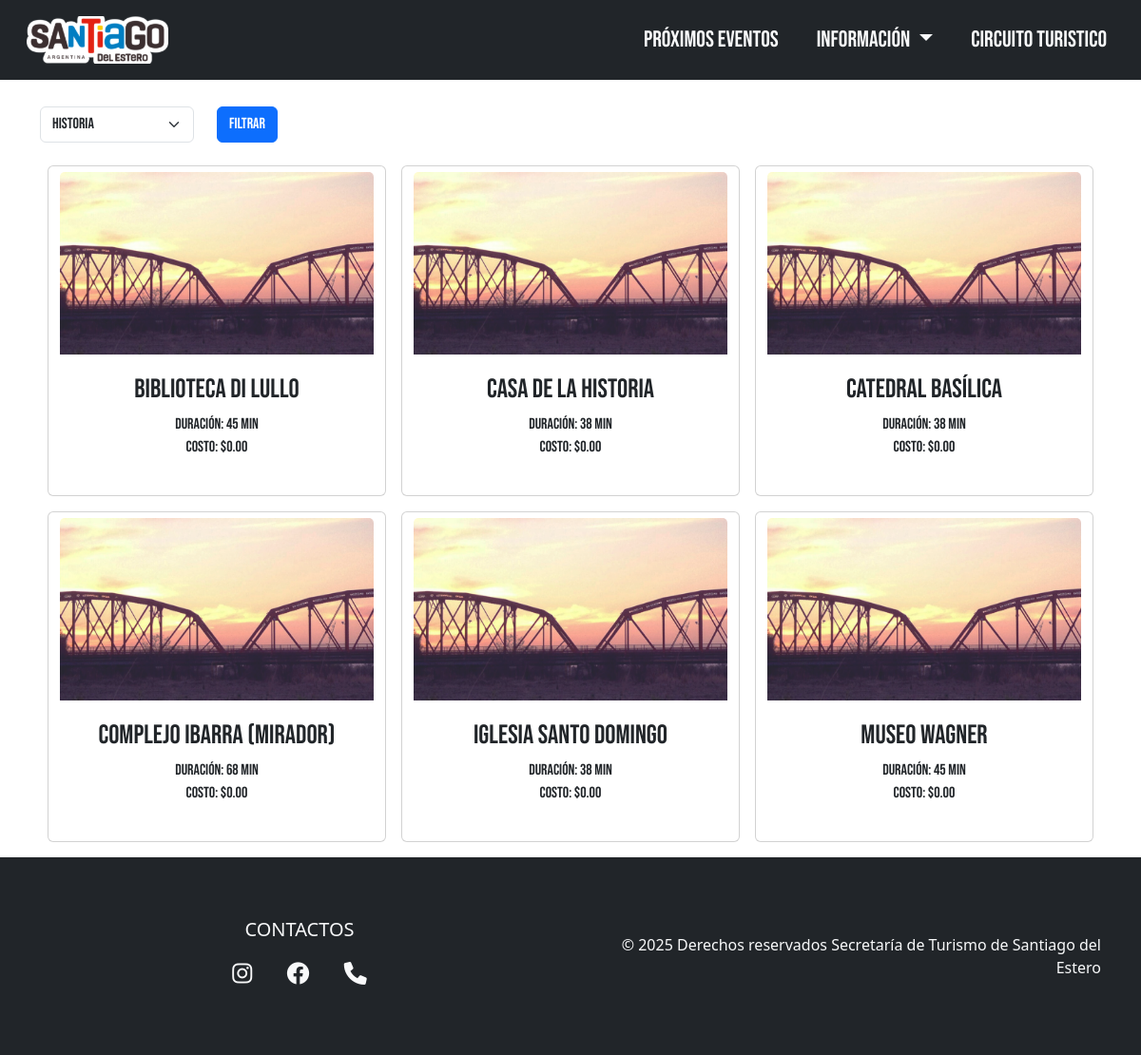
Page /destinos.php?categoria=Historia on the earlier database version.
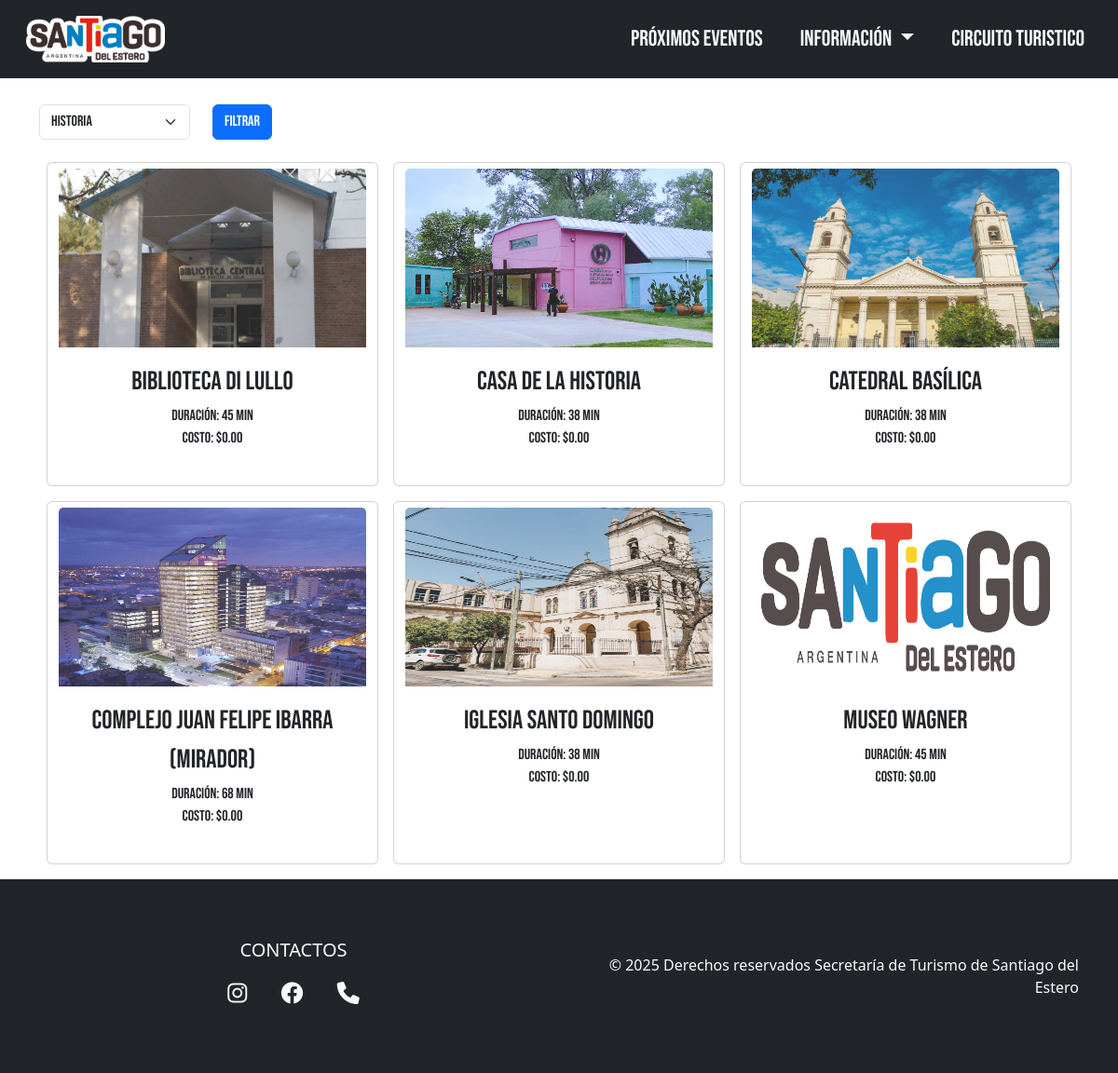
Same page on the later database version.
### tables this page shows
CREATE TABLE destinos (
    id INT AUTO_INCREMENT PRIMARY KEY,
    nombre VARCHAR(255) NOT NULL,
    descripcion TEXT,
    horario VARCHAR(100),
    costo DECIMAL(10,2),
    duracion INT,
    duracion_texto VARCHAR(50),
    costo_texto VARCHAR(100),
    accesibilidad VARCHAR(50),
    imagen VARCHAR(255),
    enlace VARCHAR(255),
    latitud DECIMAL(10,6),
    longitud DECIMAL(10,6),
    categoria VARCHAR(100),
    CONSTRAINT uniq_destino_nombre UNIQUE (nombre)
);

### lib/helpers.php (called while the page is built, shortened)
<?php
function fetchUniqueDestinos(PDO $pdo, string $categoria = ''): array
{
    $sql = "SELECT d.*
            FROM destinos d
            INNER JOIN (
              SELECT MIN(id) AS id
              FROM destinos
              GROUP BY nombre
            ) uniq ON uniq.id = d.id";
    $params = [];
    if ($categoria !== '') {
        $sql .= " WHERE d.categoria = ?";
        $params[] = $categoria;
    }
    $sql .= " ORDER BY d.nombre";
    $stmt = $pdo->prepare($sql);
    $stmt->execute($params);
    return $stmt->fetchAll();
}
function resolveImagePath(string $path): string
{
    $trimmed = ltrim($path, './');
    $relative = (substr($trimmed, 0, 4) === 'img/') ? $trimmed : 'img/' . $trimmed;
    $fullPath = dirname(__DIR__) . '/' . $relative;
    if (!is_file($fullPath)) {
        return './img/santiago-logo.png';
    }
    return './' . $relative;
}

### destinos.php (the view, shortened to what this page needs)
<?php
require_once __DIR__ . '/db.php';
require_once __DIR__ . '/lib/helpers.php';
$categoria = $_GET['categoria'] ?? '';
$destinos = fetchUniqueDestinos($pdo, $categoria);
$catStmt = $pdo->query('SELECT DISTINCT categoria FROM destinos');
$categorias = $catStmt->fetchAll(PDO::FETCH_COLUMN);
?>
<!DOCTYPE html>
<html lang="es">
<head>
</head>
<body class="bg-body bebas-neue-regular">
  <header class="pb-3">
  </header>
  <main class="container pt-5 mt-5">
    <form method="get" class="row mb-4">
      <div class="col-auto">
        <select name="categoria" class="form-select">
          <?php foreach ($categorias as $c): ?>
            <option value="<?= htmlspecialchars($c) ?>" <?= $c == $categoria ? 'selected' : '' ?>><?= htmlspecialchars($c) ?></option>
          <?php endforeach; ?>
        </select>
      </div>
      <div class="col-auto">
        <button type="submit" class="btn btn-primary">Filtrar</button>
      </div>
    </form>
    <section class="row justify-content-start ms-0 me-0">
      <?php foreach ($destinos as $d): ?>
        <a href="destino.php?id=<?= $d['id'] ?>" class="text-decoration-none text-dark col-lg-4 p-0 me-lg-0 px-lg-2 mb-lg-3 mb-3 col-md-12">
          <div class="card btn btn-light h-100">
            <img src="<?= resolveImagePath($d['imagen']) ?>" class="card-img-top tarjeta-imagen" alt="<?= htmlspecialchars($d['nombre']) ?>">
            <div class="card-body">
              <p class="card-text fs-3 mb-1"><?= htmlspecialchars($d['nombre']) ?></p>
              <p class="roboto-300">Duración: <?= (int)$d['duracion'] ?> min<br>Costo: $<?= number_format($d['costo'], 2) ?></p>
            </div>
          </div>
        </a>
      <?php endforeach; ?>
    </section>
  </main>
</body>
</html>

Differences in the rows shown:
changed destinos "Biblioteca Di Lullo": imagen: a different picture
changed destinos "Casa de la Historia": imagen: a different picture
changed destinos "Catedral Basílica": imagen: a different picture
changed destinos: imagen: a different picture; nombre "Complejo Ibarra (mirador)" → "Complejo Juan Felipe Ibarra (mirador)"
changed destinos "Iglesia Santo Domingo": imagen: a different picture
changed destinos "Museo Wagner": imagen: picture removed, a placeholder shows
